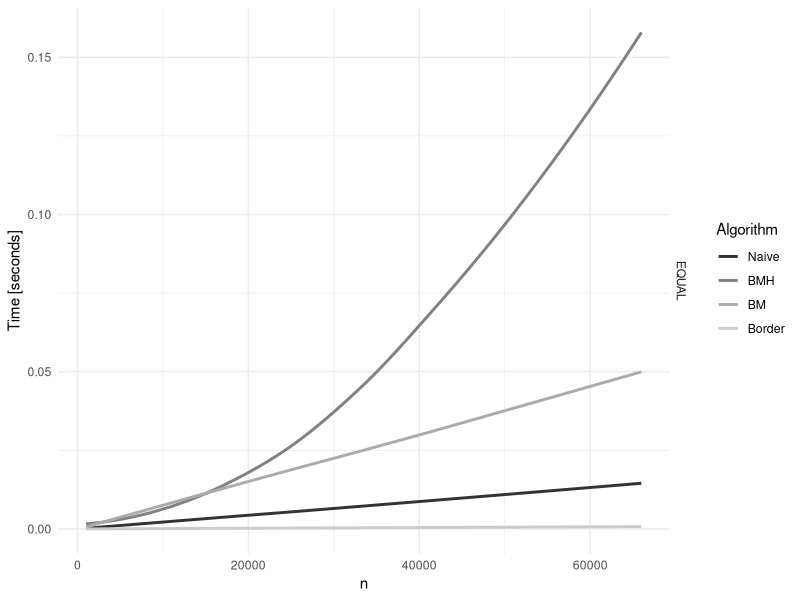
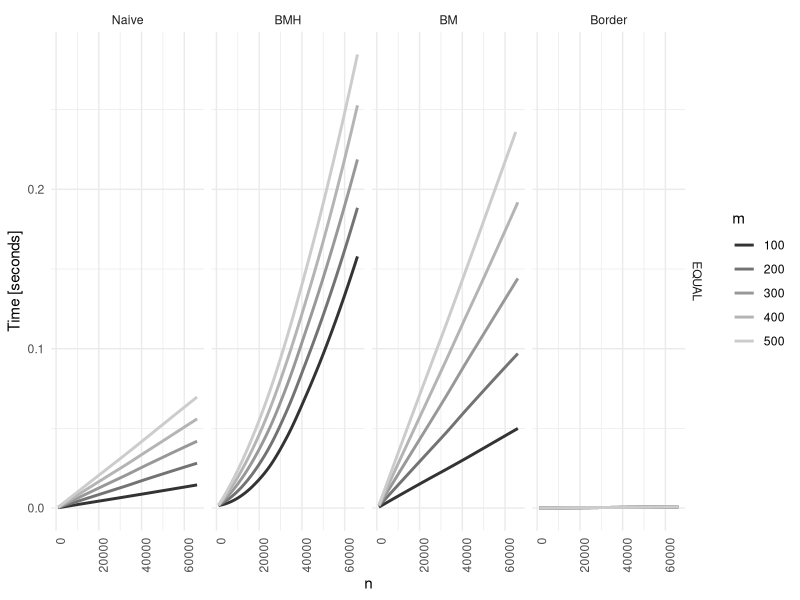
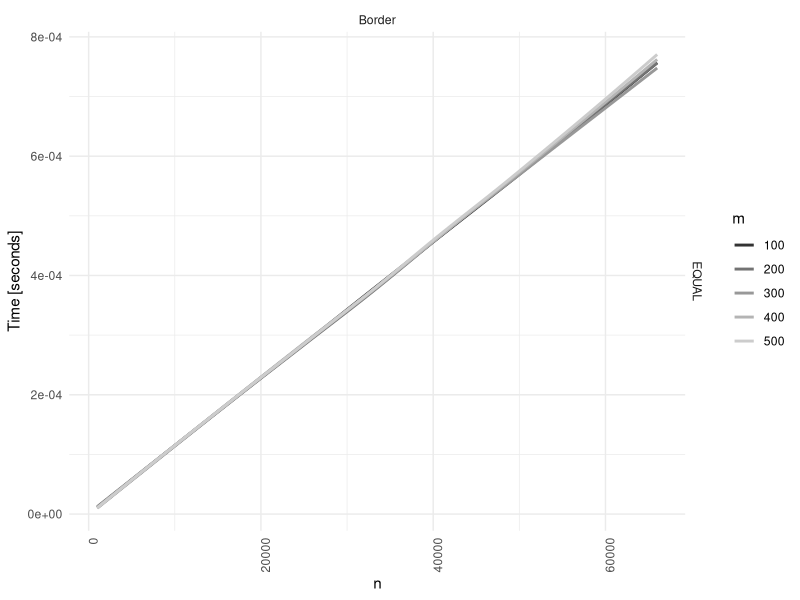
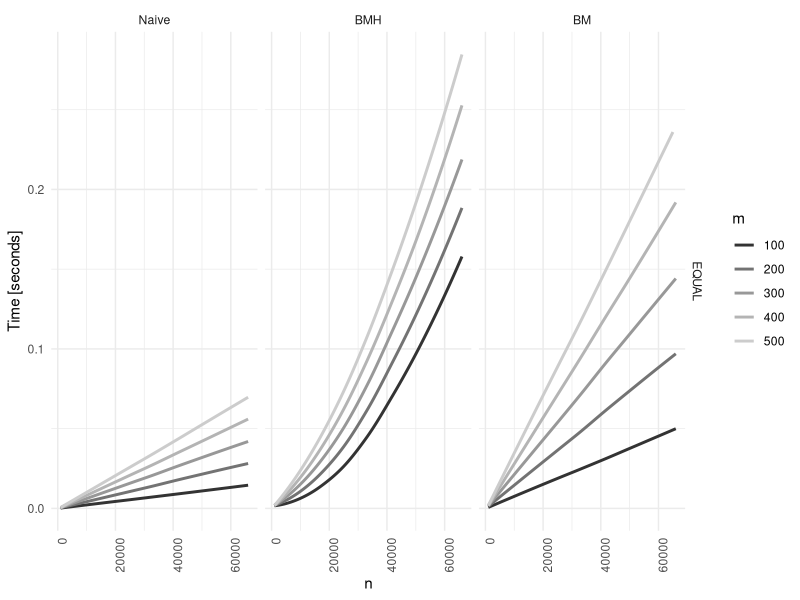
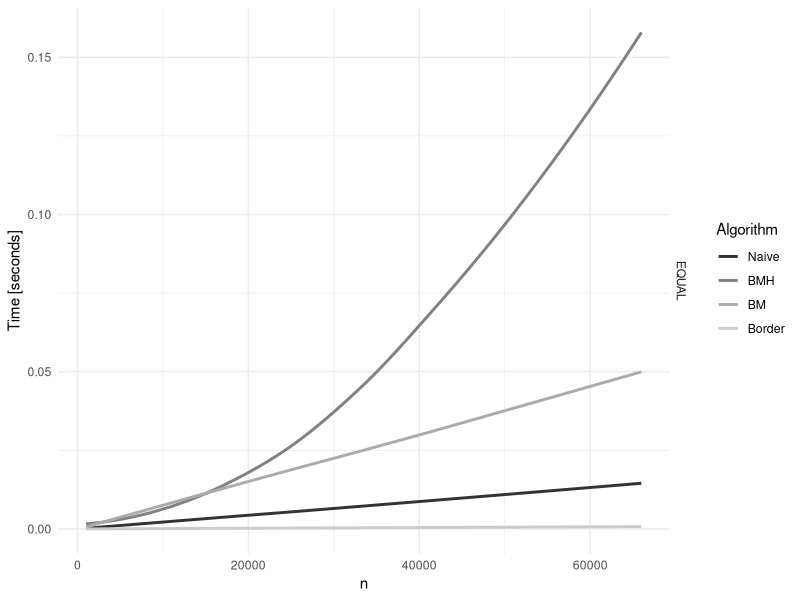
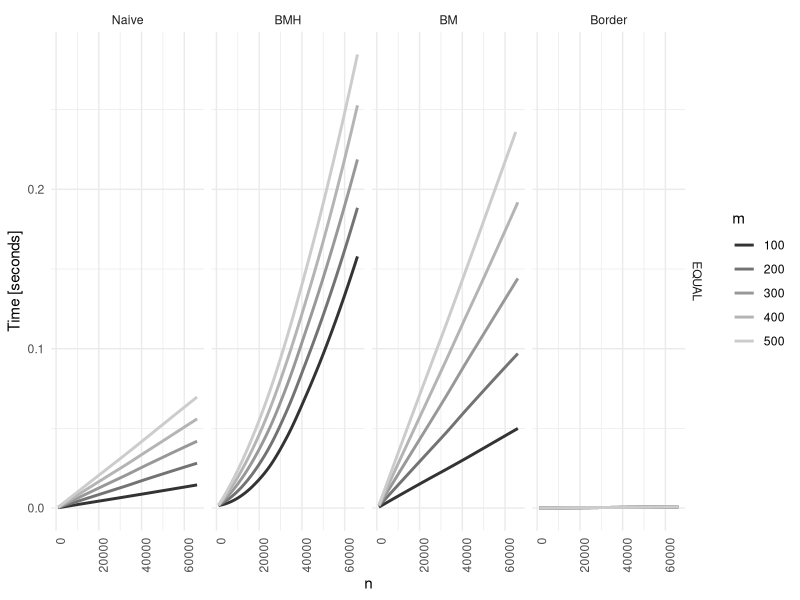
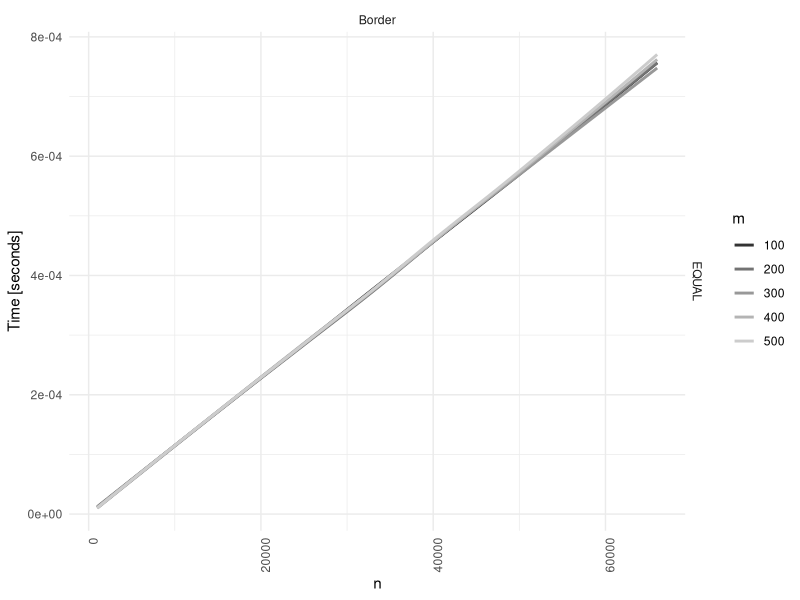
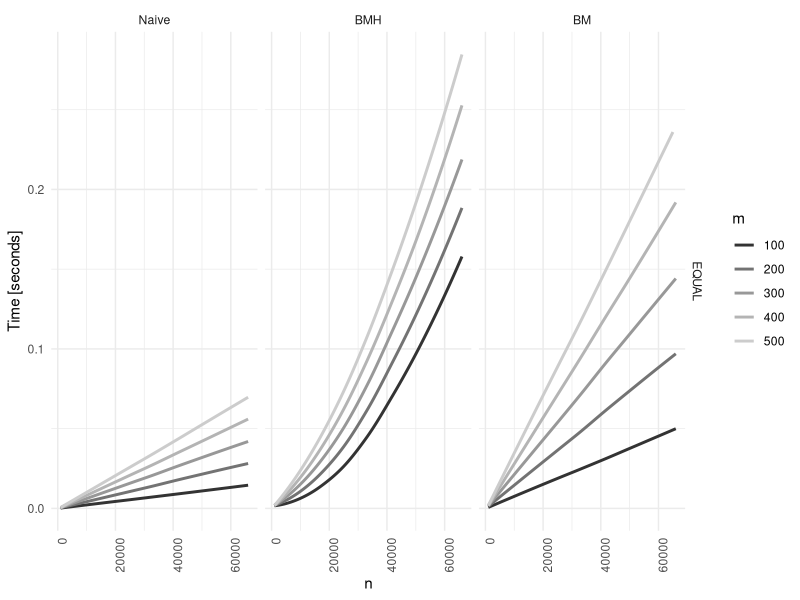

Here is the R script that generated these plots, in order:
library(tidyverse)

performance <- read_table2("match_search.txt",
                           col_names = c("Algorithm", "String", "n", "m", "Time"))
performance$m <- factor(performance$m)
performance$Algorithm <- factor(performance$Algorithm, levels = c("Naive", "BMH", "BM", "Border", "KMP"))
performance$String <- factor(performance$String, levels = c("EQUAL", "DNA", "ASCII"))

# Overall
performance %>%
    filter(m == 100) %>%
    ggplot(
        aes(x = n, y = Time, color = Algorithm)) +
    facet_grid(String ~ ., scales = "free_y") +
    #geom_jitter() +
    geom_smooth(se = FALSE) +
    scale_color_grey() +
    ylab("Time [seconds]") +
    theme_minimal()
ggsave("Match search overall.pdf", width = 7, height = 7)

# dependency of m
performance %>%
#    filter(String == "ASCII") %>%
    ggplot(
        aes(x = n, y = Time, color = m)) +
    facet_grid(String ~ Algorithm, scales = "free_y") +
    #geom_jitter() +
    geom_smooth(se = FALSE) +
    scale_color_grey() +
    theme_minimal()+
    ylab("Time [seconds]") +
    theme(axis.text.x = element_text(angle = 90, hjust = 1))
ggsave("Match search dependency on m.pdf", width = 7, height = 7)

performance %>%
    filter(Algorithm %in% c("Border", "KMP")) %>%
    ggplot(
        aes(x = n, y = Time, color = m)) +
    facet_grid(String ~ Algorithm, scales = "free_y") +
    #geom_jitter() +
    geom_smooth(se = FALSE) +
    scale_color_grey() +
    ylab("Time [seconds]") +
    theme_minimal()+
    theme(axis.text.x = element_text(angle = 90, hjust = 1))
ggsave("m dependency linear algorithms.pdf", width = 7, height = 7)


performance %>%
    filter(!(Algorithm %in% c("Border", "KMP"))) %>%
    ggplot(
        aes(x = n, y = Time, color = m)) +
    facet_grid(String ~ Algorithm, scales = "free_y") +
    #geom_jitter() +
    geom_smooth(se = FALSE) +
    scale_color_grey() +
    ylab("Time [seconds]") +
    theme_minimal()+
    theme(axis.text.x = element_text(angle = 90, hjust = 1))
ggsave("m dependency quadratic algorithms.pdf", width = 7, height = 7)



